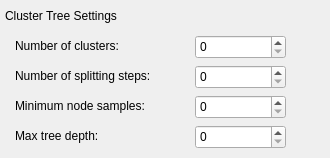
         <widget class="QWidget" name="page_60">
          <widget class="QLabel" name="label_147">
           <property name="geometry">
            <rect>
             <x>15</x>
             <y>35</y>
             <width>171</width>
             <height>21</height>
            </rect>
           </property>
           <property name="text">
            <string>Number of clusters:</string>
           </property>
          </widget>
          <widget class="QSpinBox" name="pipelineTool_clusterView_clusterTree_numClusters">
           <property name="geometry">
            <rect>
             <x>195</x>
             <y>35</y>
             <width>91</width>
             <height>24</height>
            </rect>
           </property>
          </widget>
          <widget class="QLabel" name="label_148">
           <property name="geometry">
            <rect>
             <x>5</x>
             <y>5</y>
             <width>316</width>
             <height>21</height>
            </rect>
           </property>
           <property name="text">
            <string>Cluster Tree Settings</string>
           </property>
          </widget>
          <widget class="QLabel" name="label_149">
           <property name="geometry">
            <rect>
             <x>15</x>
             <y>95</y>
             <width>161</width>
             <height>21</height>
            </rect>
           </property>
           <property name="text">
            <string>Minimum node samples:</string>
           </property>
          </widget>
          <widget class="QLabel" name="label_150">
           <property name="geometry">
            <rect>
             <x>15</x>
             <y>65</y>
             <width>171</width>
             <height>21</height>
            </rect>
           </property>
           <property name="text">
            <string>Number of splitting steps:</string>
           </property>
          </widget>
          <widget class="QSpinBox" name="pipelineTool_clusterView_clusterTree_numSpiltingSteps">
           <property name="geometry">
            <rect>
             <x>195</x>
             <y>65</y>
             <width>91</width>
             <height>24</height>
            </rect>
           </property>
          </widget>
          <widget class="QSpinBox" name="pipelineTool_clusterView_clusterTree_minSamplesPerNode">
           <property name="geometry">
            <rect>
             <x>195</x>
             <y>95</y>
             <width>91</width>
             <height>24</height>
            </rect>
           </property>
          </widget>
          <widget class="QSpinBox" name="pipelineTool_clusterView_clusterTree_maxDepth">
           <property name="geometry">
            <rect>
             <x>195</x>
             <y>125</y>
             <width>91</width>
             <height>24</height>
            </rect>
           </property>
          </widget>
          <widget class="QLabel" name="label_151">
           <property name="geometry">
            <rect>
             <x>15</x>
             <y>125</y>
             <width>166</width>
             <height>21</height>
            </rect>
           </property>
           <property name="text">
            <string>Max tree depth:</string>
           </property>
          </widget>
         </widget>
